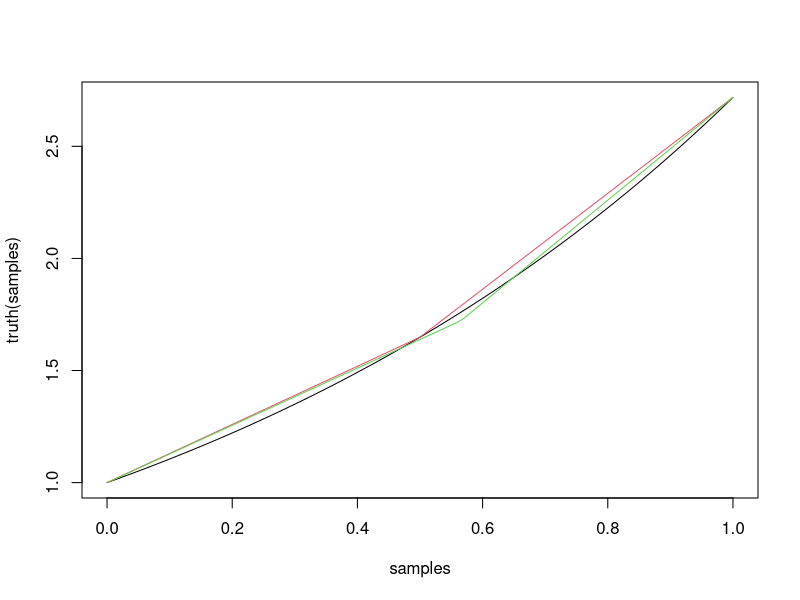
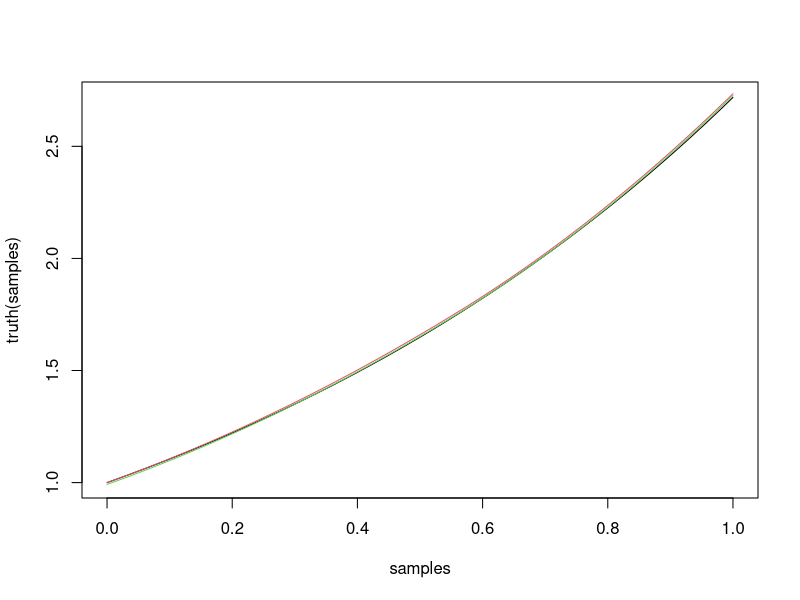
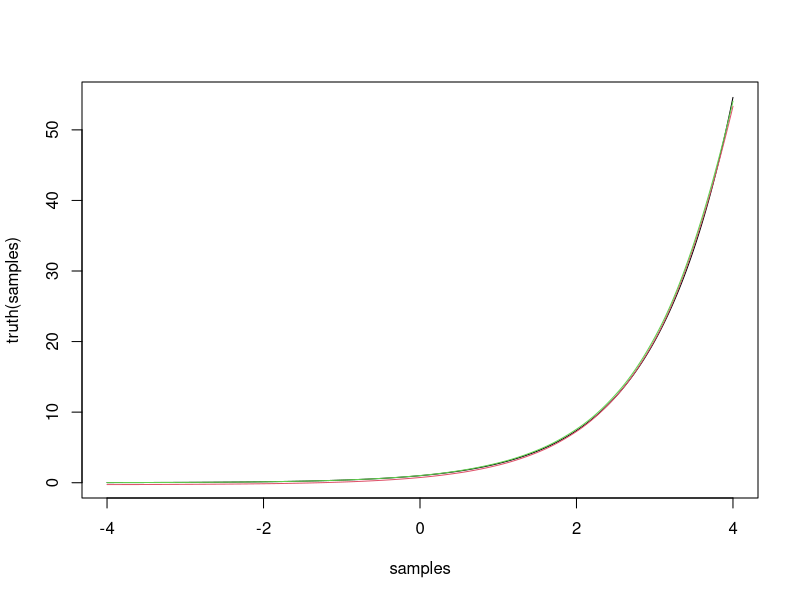
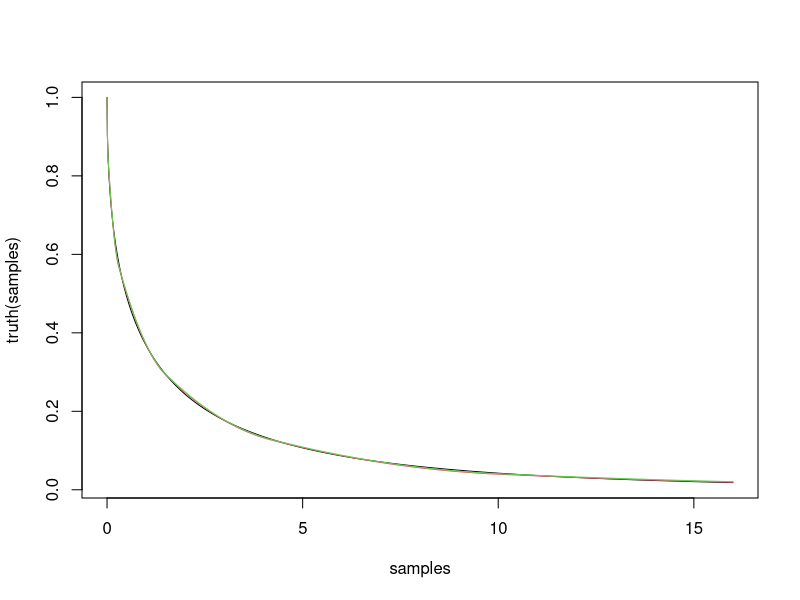
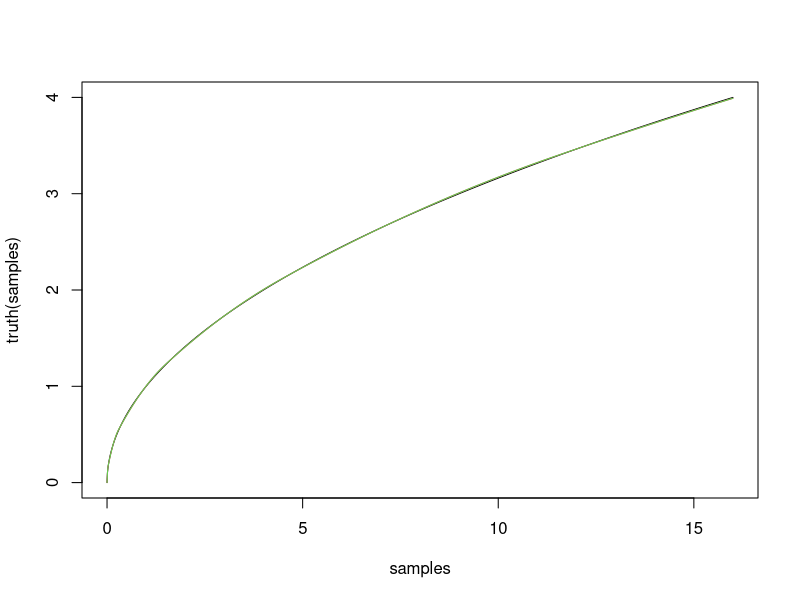

Recreate these plots in R, in order.


#namespace
SampledFunctionComparison = function(samples, truth, predict){
	list(
		pe = function(parameters){
			(truth(samples)-predict(parameters)(samples))/truth(samples)
		},
		e = function(parameters){
			truth(samples)-predict(parameters)(samples)
		},
		plot = function(parameters, parameters2=NULL){
			plot(samples, truth(samples), type='l')
			points(samples, predict(parameters)(samples), type='l', col=2)
			if(!is.null(parameters2)){
				points(samples, predict(parameters2)(samples), type='l', col=3)
			}
		}
	)
}

#namespace
SampleCosts = function(comparison){
	list(
		# mean percent error
		mpe = function(parameters) {
			mean(abs(comparison$pe(parameters)))
		},
		# mean error
		me = function(parameters) {
			mean(abs(comparison$e(parameters)))
		},
		# max percent error
		mxpe = function(parameters) {
			max(abs(comparison$pe(parameters)))
		},
		# max error
		mxe = function(parameters) {
			max(abs(comparison$e(parameters)))
		}
	)
}



# linear Newton polynomial of a function's derivative
pddx = function(x1,dydx1, x2,dydx2){
    dydx21 = (dydx2-dydx1) / (x2-x1)
    function(x){ dydx1 + dydx21 * (x-x1) }
}

# integral of a linear Newton polynomial of a function's derivative
p = function(x1,dydx1, x2,dydx2, C){
    dydx21 = (dydx2-dydx1) / (x2-x1)
    function(x){ C + (dydx1 - dydx21*x1)*x + dydx21*x*x/2 }
    # function(x){ C + dydx1*(x-x1) + dydx21 * (x-x1)*(x-x1)/2 }
}

# 1 piece of 2nd degree
xmax = 1.0
X = (0:(xmax*100))/100
exp1p1d = list(
	initialize=function(){ c(exp(xmax/2),xmax/2) },
	decode=function(parameters) {parameters},
	predict=function(parameters){
		pddxθ = parameters[1]
		θ     = parameters[2]
		function(x) {
			ifelse(x<θ, 
				pddx(0,1,        θ,pddxθ)(x), 
				pddx(θ,pddxθ, xmax,exp(xmax))(x))
		}
	}
)

comparison1 = SampledFunctionComparison(X, exp, exp1p1d$predict)
costs = SampleCosts(comparison1)
parameters1 = optim(exp1p1d$initialize(), costs$mxe)$par
comparison1$plot(exp1p1d$initialize(), parameters1)
costs$mxe(parameters1)
parameters1

# 1 piece of 2nd degree
exp1p2d = list(
	initialize=function(){ c(1) },
	decode=function(parameters) {parameters},
	predict=function(parameters){
		C     = parameters[1]
		pddxθ = parameters1[1]
		θ     = parameters1[2]
		exp1p2d = function(x) {
			p1  = p(0,1, θ,pddxθ, C)
			p2a = p(θ,pddxθ, 1,exp(1), 0)
			p2b = p(θ,pddxθ, 1,exp(1), p1(θ)-p2a(θ))
			ifelse(x<θ, p1(x), p2b(x))
		}
	}
)

# 1 piece of 2nd degree
comparison2 = SampledFunctionComparison(X, exp, exp1p2d$predict)
costs = SampleCosts(comparison2)
parameters2 = optim(exp1p2d$initialize(), costs$mxe)$par
comparison2$plot(exp1p2d$initialize(), parameters2)
costs$mxe(parameters2)
parameters2




expddx = exp
# 6 pieces of 2nd degree
exp2 = list(
	initialize=function(){ rep(seq(-4,4,length.out=17), each=2) },
	decode=function(parameters) {
		θ =        parameters[(0:16)*2+1]
		d = expddx(parameters[(0:16)*2+2])
		return(c(θ,d))
	},
	predict=function(parameters){
		function(x) {
			θ =        parameters[(0:16)*2+1]
			d = expddx(parameters[(0:16)*2+2])
			p1   = p(θ[1],d[1],θ[2],d[2],0)
			p2_  = p(θ[2],d[2],θ[3],d[3],0);     p2  = p(θ[2],d[2],θ[3],d[3],    p1(θ[2])  -p2_(θ[2]))
			p3_  = p(θ[3],d[3],θ[4],d[4],0);     p3  = p(θ[3],d[3],θ[4],d[4],    p2(θ[3])  -p3_(θ[3]))
			p4_  = p(θ[4],d[4],θ[5],d[5],0);     p4  = p(θ[4],d[4],θ[5],d[5],    p3(θ[4])  -p4_(θ[4]))
			p5_  = p(θ[5],d[5],θ[6],d[6],0);     p5  = p(θ[5],d[5],θ[6],d[6],    p4(θ[5])  -p5_(θ[5]))
			p6_  = p(θ[6],d[6],θ[7],d[7],0);     p6  = p(θ[6],d[6],θ[7],d[7],    p5(θ[6])  -p6_(θ[6]))
			p7_  = p(θ[7],d[7],θ[8],d[8],0);     p7  = p(θ[7],d[7],θ[8],d[8],    p6(θ[7])  -p7_(θ[7]))
			p8_  = p(θ[8],d[8],θ[9],d[9],0);     p8  = p(θ[8],d[8],θ[9],d[9],    p7(θ[8])  -p8_(θ[8]))
			p9_  = p(θ[9],d[9],θ[10],d[10],0);   p9  = p(θ[9],d[9],θ[10],d[10],  p8(θ[9])  -p9_(θ[9]))
			p10_ = p(θ[10],d[10],θ[11],d[11],0); p10 = p(θ[10],d[10],θ[11],d[11],p9(θ[10]) -p10_(θ[10]))
			p11_ = p(θ[11],d[11],θ[12],d[12],0); p11 = p(θ[11],d[11],θ[12],d[12],p10(θ[11])-p11_(θ[11]))
			p12_ = p(θ[12],d[12],θ[13],d[13],0); p12 = p(θ[12],d[12],θ[13],d[13],p11(θ[12])-p12_(θ[12]))
			p13_ = p(θ[13],d[13],θ[14],d[14],0); p13 = p(θ[13],d[13],θ[14],d[14],p12(θ[13])-p13_(θ[13]))
			p14_ = p(θ[14],d[14],θ[15],d[15],0); p14 = p(θ[14],d[14],θ[15],d[15],p13(θ[14])-p14_(θ[14]))
			p15_ = p(θ[15],d[15],θ[16],d[16],0); p15 = p(θ[15],d[15],θ[16],d[16],p14(θ[15])-p15_(θ[15]))
			p16_ = p(θ[16],d[16],θ[17],d[17],0); p16 = p(θ[16],d[16],θ[17],d[17],p15(θ[16])-p16_(θ[16]))
			return (
				(       x<=θ[2])  *p1(x)+
				(θ[2]<x&x<=θ[3])  *p2(x)+
				(θ[3]<x&x<=θ[4])  *p3(x)+
				(θ[4]<x&x<=θ[5])  *p4(x)+
				(θ[5]<x&x<=θ[6])  *p5(x)+
				(θ[6]<x&x<=θ[7])  *p6(x)+
				(θ[7]<x&x<=θ[8])  *p7(x)+
				(θ[8]<x&x<=θ[9])  *p8(x)+
				(θ[9]<x&x<=θ[10]) *p9(x)+
				(θ[10]<x&x<=θ[11])*p10(x)+
				(θ[11]<x&x<=θ[12])*p11(x)+
				(θ[12]<x&x<=θ[13])*p12(x)+
				(θ[13]<x&x<=θ[14])*p13(x)+
				(θ[14]<x&x<=θ[15])*p14(x)+
				(θ[15]<x         )*p15(x)
			)
		}
	}
)

X = seq(-4, 4, length.out=1000)
comparison1 = SampledFunctionComparison(X, exp, exp2$predict)
costs = SampleCosts(comparison1)
parameters1 = optim(exp2$initialize(), costs$mxpe)$par
comparison1$plot(exp2$initialize(), parameters1)
costs$mxpe(parameters1)
exp2$decode(parameters1)
parameters1



rho = function(x) {exp(-sqrt(x))}
rhoddx = function(x) {-exp(-sqrt(x))/(2*sqrt(x))}

# 6 pieces of 2nd degree
xmax = 16.0
X = (0:(xmax*100))/100
rho2 = list(
	initialize=function(){ c(
		      0.0014,
		0.02, 0.055,
		0.30, 0.48,
		1.5,  1.8,
		4.2,  4.8,
		10.0, 12.0,
		16.0, 16.0)},
	decode=function(parameters) {
		d0 = rhoddx(parameters[1])
		θ1 =         parameters[2]
		d1 = rhoddx(parameters[3])
		θ2 =         parameters[4]
		d2 = rhoddx(parameters[5])
		θ3 =         parameters[6]
		d3 = rhoddx(parameters[7])
		θ4 =         parameters[8]
		d4 = rhoddx(parameters[9])
		θ5 =         parameters[10]
		d5 = rhoddx(parameters[11])
		θ6 =         parameters[12]
		d6 = rhoddx(parameters[13])
		return (c(d0,θ1,d1,θ2,d2,θ3,d3,θ4,d4,θ5,d5,θ6,d6))
	},
	predict=function(parameters){
		function(x) {
			d0 = rhoddx(parameters[1])
			θ1 =        parameters[2]
			d1 = rhoddx(parameters[3])
			θ2 =        parameters[4]
			d2 = rhoddx(parameters[5])
			θ3 =        parameters[6]
			d3 = rhoddx(parameters[7])
			θ4 =        parameters[8]
			d4 = rhoddx(parameters[9])
			θ5 =        parameters[10]
			d5 = rhoddx(parameters[11])
			θ6 =        parameters[12]
			d6 = rhoddx(parameters[13])
			p0  = p(0,d0,θ1,d1,1)
			p10 = p(θ1,d1,θ2,d2,0); p1 = p(θ1,d1,θ2,d2,p0(θ1)-p10(θ1))
			p20 = p(θ2,d2,θ3,d3,0); p2 = p(θ2,d2,θ3,d3,p1(θ2)-p20(θ2))
			p30 = p(θ3,d3,θ4,d4,0); p3 = p(θ3,d3,θ4,d4,p2(θ3)-p30(θ3))
			p40 = p(θ4,d4,θ5,d5,0); p4 = p(θ4,d4,θ5,d5,p3(θ4)-p40(θ4))
			p50 = p(θ5,d5,θ6,d6,0); p5 = p(θ5,d5,θ6,d6,p4(θ5)-p50(θ5))
			return (
				(     x<=θ1)*p0(x)+
				(θ1<x&x<=θ2)*p1(x)+
				(θ2<x&x<=θ3)*p2(x)+
				(θ3<x&x<=θ4)*p3(x)+
				(θ4<x&x<=θ5)*p4(x)+
				(θ5<x      )*p5(x)
			)
		}
	}
)

X = (0:(xmax*100))/100
comparison1 = SampledFunctionComparison(X, rho, rho2$predict)
costs = SampleCosts(comparison1)
parameters1 = optim(rho2$initialize(), costs$mxe)$par
comparison1$plot(rho2$initialize(), parameters1)
costs$mxe(parameters1)
rho2$decode(parameters1)








sqrtddx = function(x) {1/(2*sqrt(x))}

# 6 pieces of 2nd degree
xmax = 16.0
X = (0:(xmax*100))/100
sqrt2 = list(
	initialize=function(){ c(
		      0.0019,
		0.024,0.058,
		0.30, 0.44,
		1.5,  1.8,
		4.5,  5.0,
		11.5, 12.8,
		16.0, 16.0,
		32.0, 32.0,
		64.0, 64.0,
		128,  128,
		256,  256,
		512,  512,
		1024, 1024)},
	decode=function(parameters) {
		d0 = sqrtddx(parameters[1])
		θ1 =         parameters[2]
		d1 = sqrtddx(parameters[3])
		θ2 =         parameters[4]
		d2 = sqrtddx(parameters[5])
		θ3 =         parameters[6]
		d3 = sqrtddx(parameters[7])
		θ4 =         parameters[8]
		d4 = sqrtddx(parameters[9])
		θ5 =         parameters[10]
		d5 = sqrtddx(parameters[11])
		θ6 =         parameters[12]
		d6 = sqrtddx(parameters[13])
		θ7 =         parameters[14]
		d7 = sqrtddx(parameters[15])
		θ8 =         parameters[16]
		d8 = sqrtddx(parameters[17])
		θ9 =         parameters[18]
		d9 = sqrtddx(parameters[19])
		θ10=         parameters[20]
		d10= sqrtddx(parameters[21])
		θ11=         parameters[22]
		d11= sqrtddx(parameters[23])
		θ12=         parameters[24]
		d12= sqrtddx(parameters[25])
		return (c(d0,θ1,d1,θ2,d2,θ3,d3,θ4,d4,θ5,d5,θ6,d6,θ7,d7,θ8,d8,θ9,d9,θ10,d10,θ11,d11,θ12,d12))
	},
	predict=function(parameters){
		function(x) {
			d0 = sqrtddx(parameters[1])
			θ1 =         parameters[2]
			d1 = sqrtddx(parameters[3])
			θ2 =         parameters[4]
			d2 = sqrtddx(parameters[5])
			θ3 =         parameters[6]
			d3 = sqrtddx(parameters[7])
			θ4 =         parameters[8]
			d4 = sqrtddx(parameters[9])
			θ5 =         parameters[10]
			d5 = sqrtddx(parameters[11])
			θ6 =         parameters[12]
			d6 = sqrtddx(parameters[13])
			θ7 =         parameters[14]
			d7 = sqrtddx(parameters[15])
			θ8 =         parameters[16]
			d8 = sqrtddx(parameters[17])
			θ9 =         parameters[18]
			d9 = sqrtddx(parameters[19])
			θ10=         parameters[20]
			d10= sqrtddx(parameters[21])
			θ11=         parameters[22]
			d11= sqrtddx(parameters[23])
			θ12=         parameters[24]
			d12= sqrtddx(parameters[25])
			p0   = p(0,d0,θ1,d1,0)
			p1_  = p(θ1,d1,θ2,d2,0);     p1  = p(θ1,d1,θ2,d2,    p0(θ1)  - p1_(θ1))
			p2_  = p(θ2,d2,θ3,d3,0);     p2  = p(θ2,d2,θ3,d3,    p1(θ2)  - p2_(θ2))
			p3_  = p(θ3,d3,θ4,d4,0);     p3  = p(θ3,d3,θ4,d4,    p2(θ3)  - p3_(θ3))
			p4_  = p(θ4,d4,θ5,d5,0);     p4  = p(θ4,d4,θ5,d5,    p3(θ4)  - p4_(θ4))
			p5_  = p(θ5,d5,θ6,d6,0);     p5  = p(θ5,d5,θ6,d6,    p4(θ5)  - p5_(θ5))
			p6_  = p(θ6,d6,θ7,d7,0);     p6  = p(θ6,d6,θ7,d7,    p5(θ6)  - p6_(θ6))
			p7_  = p(θ7,d7,θ8,d8,0);     p7  = p(θ7,d7,θ8,d8,    p6(θ7)  - p7_(θ7))
			p8_  = p(θ8,d8,θ9,d9,0);     p8  = p(θ8,d8,θ9,d9,    p7(θ8)  - p8_(θ8))
			p9_  = p(θ9,d9,θ10,d10,0);   p9  = p(θ9,d9,θ10,d10,  p8(θ9)  - p9_(θ9))
			p10_ = p(θ10,d10,θ11,d11,0); p10 = p(θ10,d10,θ11,d11,p9(θ10) - p10_(θ10))
			p11_ = p(θ11,d11,θ12,d12,0); p11 = p(θ11,d11,θ12,d12,p10(θ11)- p11_(θ11))
			return (
				(      x<=θ1) *p0(x)+
				(θ1 <x&x<=θ2) *p1(x)+
				(θ2 <x&x<=θ3) *p2(x)+
				(θ3 <x&x<=θ4) *p3(x)+
				(θ4 <x&x<=θ5) *p4(x)+
				(θ5 <x&x<=θ6) *p5(x)+
				(θ6 <x&x<=θ7) *p6(x)+
				(θ7 <x&x<=θ8) *p7(x)+
				(θ8 <x&x<=θ9) *p8(x)+
				(θ9 <x&x<=θ10)*p9(x)+
				(θ10<x&x<=θ11)*p10(x)+
				(θ11<x       )*p11(x)
			)
		}
	}
)

X = (0:(xmax*100))/100
comparison1 = SampledFunctionComparison(X, sqrt, sqrt2$predict)
costs = SampleCosts(comparison1)
parameters1 = optim(sqrt2$initialize(), costs$mxe)$par
comparison1$plot(sqrt2$initialize(), parameters1)
costs$mxe(parameters1)
sqrt2$decode(parameters1)
